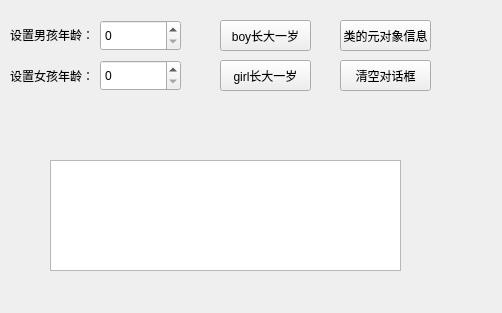
<?xml version="1.0" encoding="UTF-8"?>
<ui version="4.0">
 <class>Widget</class>
 <widget class="QWidget" name="Widget">
  <property name="geometry">
   <rect>
    <x>0</x>
    <y>0</y>
    <width>502</width>
    <height>313</height>
   </rect>
  </property>
  <property name="windowTitle">
   <string>Widget</string>
  </property>
  <widget class="QLabel" name="boyage">
   <property name="geometry">
    <rect>
     <x>10</x>
     <y>20</y>
     <width>81</width>
     <height>31</height>
    </rect>
   </property>
   <property name="text">
    <string>&lt;html&gt;&lt;head/&gt;&lt;body&gt;&lt;p&gt;设置男孩年龄：&lt;/p&gt;&lt;/body&gt;&lt;/html&gt;</string>
   </property>
  </widget>
  <widget class="QLabel" name="girlage">
   <property name="geometry">
    <rect>
     <x>10</x>
     <y>60</y>
     <width>81</width>
     <height>31</height>
    </rect>
   </property>
   <property name="text">
    <string>设置女孩年龄：</string>
   </property>
  </widget>
  <widget class="QSpinBox" name="spinboy">
   <property name="geometry">
    <rect>
     <x>100</x>
     <y>20</y>
     <width>81</width>
     <height>31</height>
    </rect>
   </property>
  </widget>
  <widget class="QSpinBox" name="spingirl">
   <property name="geometry">
    <rect>
     <x>100</x>
     <y>60</y>
     <width>81</width>
     <height>31</height>
    </rect>
   </property>
  </widget>
  <widget class="QPushButton" name="boyageInc">
   <property name="geometry">
    <rect>
     <x>220</x>
     <y>20</y>
     <width>91</width>
     <height>31</height>
    </rect>
   </property>
   <property name="text">
    <string>boy长大一岁</string>
   </property>
  </widget>
  <widget class="QPushButton" name="girlageInc">
   <property name="geometry">
    <rect>
     <x>220</x>
     <y>60</y>
     <width>91</width>
     <height>31</height>
    </rect>
   </property>
   <property name="text">
    <string>girl长大一岁</string>
   </property>
  </widget>
  <widget class="QPushButton" name="information">
   <property name="geometry">
    <rect>
     <x>340</x>
     <y>20</y>
     <width>91</width>
     <height>31</height>
    </rect>
   </property>
   <property name="text">
    <string>类的元对象信息</string>
   </property>
  </widget>
  <widget class="QPushButton" name="clear">
   <property name="geometry">
    <rect>
     <x>340</x>
     <y>60</y>
     <width>91</width>
     <height>31</height>
    </rect>
   </property>
   <property name="text">
    <string>清空对话框</string>
   </property>
  </widget>
  <widget class="QPlainTextEdit" name="TextEdit">
   <property name="geometry">
    <rect>
     <x>50</x>
     <y>160</y>
     <width>351</width>
     <height>111</height>
    </rect>
   </property>
  </widget>
 </widget>
 <layoutdefault spacing="6" margin="11"/>
 <resources/>
 <connections>
  <connection>
   <sender>clear</sender>
   <signal>clicked()</signal>
   <receiver>TextEdit</receiver>
   <slot>clear()</slot>
   <hints>
    <hint type="sourcelabel">
     <x>385</x>
     <y>75</y>
    </hint>
    <hint type="destinationlabel">
     <x>225</x>
     <y>215</y>
    </hint>
   </hints>
  </connection>
 </connections>
</ui>
